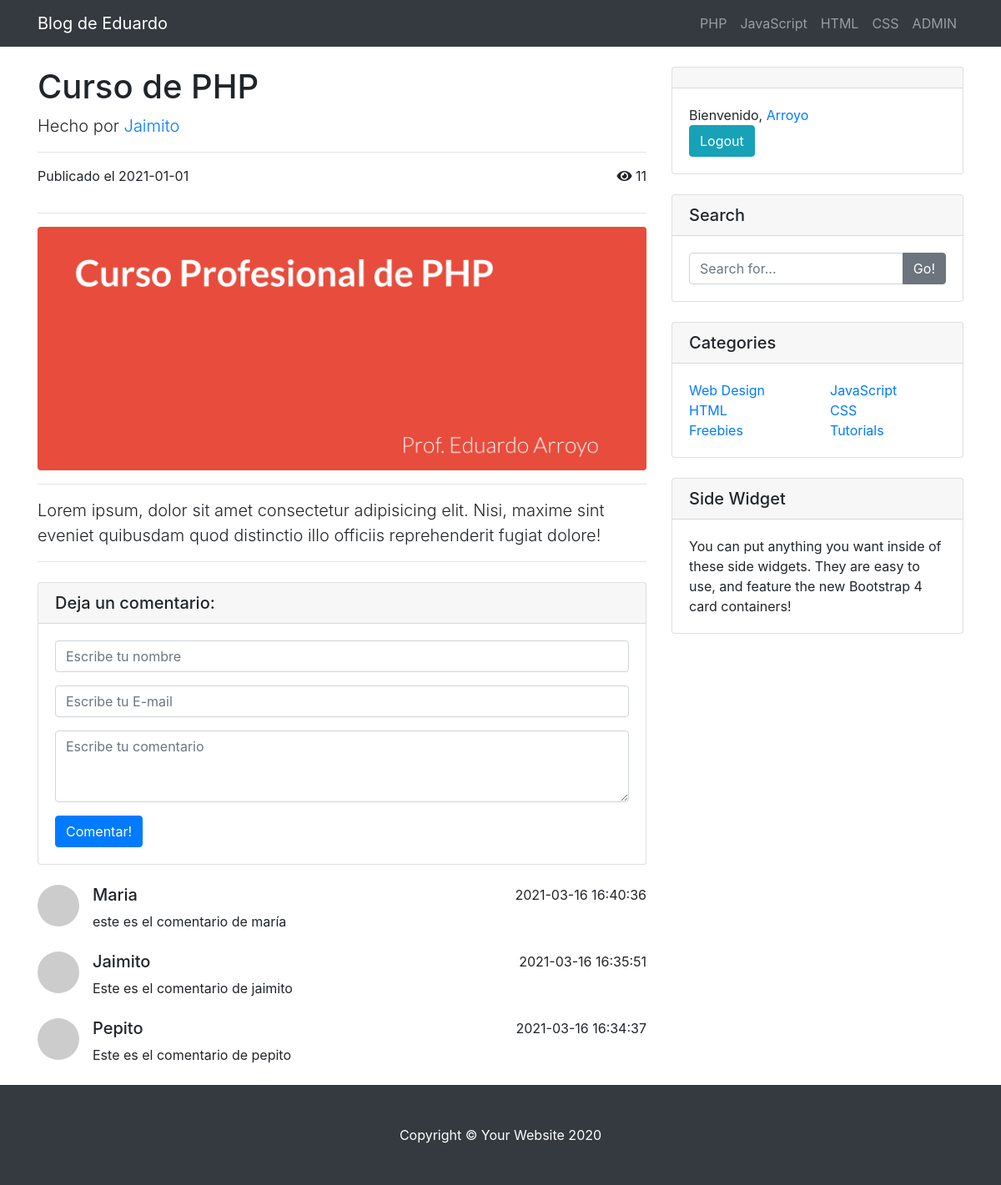
/post.php?post_id=1 (signed in), run on the app's committed database.
### tables this page shows
CREATE TABLE `categorias` (
  `cat_id` int(10) UNSIGNED NOT NULL,
  `cat_nombre` varchar(20) NOT NULL
);

CREATE TABLE `posts` (
  `post_id` int(10) UNSIGNED NOT NULL,
  `post_cat_id` int(10) NOT NULL,
  `post_titulo` varchar(255) NOT NULL,
  `post_autor` varchar(30) NOT NULL,
  `post_fecha` date NOT NULL,
  `post_img` text NOT NULL,
  `post_contenido` text NOT NULL,
  `post_tags` varchar(50) DEFAULT NULL,
  `post_vistas` int(11) NOT NULL DEFAULT 0,
  `post_status` varchar(30) NOT NULL
);

CREATE TABLE `comentarios` (
  `com_id` int(10) UNSIGNED NOT NULL,
  `com_post_id` int(10) NOT NULL,
  `com_nombre` varchar(100) NOT NULL,
  `com_email` varchar(100) NOT NULL,
  `com_mensaje` text NOT NULL,
  `com_fecha` datetime NOT NULL,
  `com_status` varchar(30) NOT NULL
);

### public/post.php (the view, shortened to what this page needs)
<?php include(TEMPLATE_FRONT . DS . "head.php"); ?>
  <?php include(TEMPLATE_FRONT . DS . "nav.php"); ?>
  <?php
    if(isset($_GET['post_id'])){
      $post_id = f_escape_string(trim($_GET['post_id']));
      $query = f_query("SELECT * FROM posts WHERE post_id = {$post_id}");
      $fila = f_fetch_array($query);
    }
  ?>
  <div class="container">
    <div class="row">
      <div class="col-lg-8">
        <h1 class="mt-4"><?php echo $fila['post_titulo']; ?></h1>
        <p class="lead">
          Hecho por
          <a href="#"><?php echo $fila['post_autor']; ?></a>
        </p>
        <hr>
        <div class="d-flex justify-content-between">
          <p>Publicado el <?php echo $fila['post_fecha']; ?></p>
          <div>
            <i class="fas fa-eye"></i>
            <span><?php echo $fila['post_vistas']; ?></span>
          </div>
        </div>
        <hr>
        <img
          class="img-fluid rounded"
          src="img/<?php echo $fila['post_img']; ?>"
          alt="<?php echo $fila['post_titulo']; ?>"
        >
        <hr>
        <p class="lead"><?php echo $fila['post_contenido']; ?></p>
        <hr>
        <div class="card my-4">
          <h5 class="card-header">Deja un comentario:</h5>
          <div class="card-body">
            <form action="" method="post">
              <div class="form-group">
                <input type="text" class="form-control" name="com_nombre" placeholder="Escribe tu nombre">
              </div>
              <div class="form-group">
                <input type="email" class="form-control" name="com_email" placeholder="Escribe tu E-mail">
              </div>
              <div class="form-group">
                <textarea class="form-control" rows="3" placeholder="Escribe tu comentario" name="com_mensaje"></textarea>
              </div>
              <input type="submit" class="btn btn-primary" name="guardar" value="Comentar!">
            </form>
          </div>
        </div>
        <?php f_show_comentarios_front($post_id); ?>
      </div>
      <?php include(TEMPLATE_FRONT . DS . "sidebar.php"); ?>
    </div>
  </div>
  <?php include(TEMPLATE_FRONT . DS . "footer.php"); ?>

### recursos/plantillas/front/nav.php (shortened to what this page needs)
<nav class="navbar navbar-expand-lg navbar-dark bg-dark fixed-top">
    <div class="container">
      <a class="navbar-brand" href="./">Blog de Eduardo</a>
      <div class="collapse navbar-collapse" id="navbarResponsive">
        <ul class="navbar-nav ml-auto">
            <?php
                $query = f_query("SELECT * FROM categorias");
                while($fila = f_fetch_array($query)){
                    ?>
                    <li class="nav-item">
                        <a class="nav-link" href="#"><?php echo $fila['cat_nombre'];  ?></a>
                    </li>
                <?php }
            ?>
          <?php
            if(isset($_SESSION['user_rol']) && $_SESSION['user_rol'] == 'admin'){
              ?>
                <li class="nav-item">
                  <a class="nav-link" href="admin">ADMIN</a>
                </li>
            <?php }
          ?>
        </ul>
      </div>
    </div>
</nav>

### recursos/funciones.php (shortened to what this page needs)
<?php
    function f_query($sql){
        global $conexion;
        return mysqli_query($conexion,$sql);
    }
    function f_fetch_array($resultado){
        return mysqli_fetch_array($resultado);
    }
    function f_escape_string($string){
        global $conexion;
        return mysqli_real_escape_string($conexion, $string);
    }
    function f_show_comentarios_front($post_id){
        $query = f_query("SELECT * FROM comentarios WHERE com_post_id = {$post_id} AND com_status = 'aprobado' ORDER BY com_id DESC");
        while($fila = f_fetch_array($query)){
            $comentarios = <<<DELIMITADOR
                <div class="media mb-4">
                    <img class="d-flex mr-3 rounded-circle" src="http://placehold.it/50x50" alt="">
                    <div class="media-body">
                        <div class="d-flex justify-content-between">
                            <h5 class="mt-0">{$fila['com_nombre']}</h5>
                            <div>{$fila['com_fecha']}</div>
                        </div>
                        {$fila['com_mensaje']}
                    </div>
                </div>
DELIMITADOR;
            echo $comentarios;
        }
    }
?>

### public/css/blog-home.css (style rules this page uses)
body { padding-top: 56px; }

### data on the page
categorias: cat_nombre "PHP"
categorias: cat_nombre "JavaScript"
categorias: cat_nombre "HTML"
categorias: cat_nombre "CSS"
posts: post_titulo "Curso de PHP", post_autor "Jaimito", post_fecha "2021-01-01", post_vistas "11", post_img (picture), post_contenido "Lorem ipsum, dolor sit amet consectetur adipisicing elit. Nisi, maxime sint eveniet quibusdam quod distinctio illo officiis reprehenderit fugiat dolore!"
comentarios: com_nombre "Maria", com_fecha "2021-03-16 16:40:36", com_mensaje "este es el comentario de maría"
comentarios: com_nombre "Jaimito", com_fecha "2021-03-16 16:35:51", com_mensaje "Este es el comentario de jaimito"
comentarios: com_nombre "Pepito", com_fecha "2021-03-16 16:34:37", com_mensaje "Este es el comentario de pepito"

### other printed values
$_SESSION['usuario'] "Arroyo"
